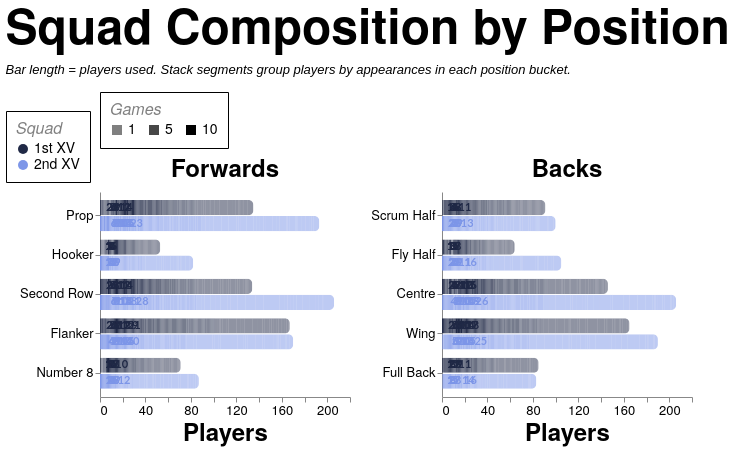

Express this chart as Vega-Lite.
### Vega-Lite specification from a JSON file in a GitHub repository (floating-point values rounded to 4 significant figures; data arrays with more than 128 entries replaced by an {"elided": "..."} marker saying what was removed)
{"config": {"axis": {"labelFont": "PT Sans Narrow, Helvetica Neue, Helvetica, Arial, sans-serif", "titleFont": "PT Sans Narrow, Helvetica Neue, Helvetica, Arial, sans-serif", "labelFontSize": 13, "titleFontSize": 24, "gridColor": "#202947", "gridOpacity": 0.2, "zindex": 1}, "text": {"font": "Lato, sans-serif"}, "bar": {"cornerRadiusEnd": 5}, "header": {"labelFont": "PT Sans Narrow, Helvetica Neue, Helvetica, Arial, sans-serif", "titleFont": "PT Sans Narrow, Helvetica Neue, Helvetica, Arial, sans-serif", "labelFontSize": 24, "titleFontSize": 28, "labelFontWeight": "bold", "orient": "left"}, "legend": {"labelFont": "PT Sans Narrow, Helvetica Neue, Helvetica, Arial, sans-serif", "titleFont": "PT Sans Narrow, Helvetica Neue, Helvetica, Arial, sans-serif", "labelFontSize": 14, "titleFontSize": 16, "titlePadding": 5, "fillColor": "white", "strokeColor": "black", "padding": 10, "titleFontWeight": "lighter", "titleFontStyle": "italic", "titleColor": "gray", "offset": 10}, "title": {"font": "PT Sans Narrow, Helvetica Neue, Helvetica, Arial, sans-serif", "fontSize": 48, "fontWeight": "bold", "anchor": "start", "align": "center", "titlePadding": 20, "subtitlePadding": 10, "subtitleFontSize": 13, "subtitleColor": "", "subtitleFontStyle": "italic", "offset": 15, "color": "black"}, "axisX": {"labelAngle": 0}, "facet": {"title": null, "header": null, "align": {"row": "each", "column": "each"}}, "resolve": {"scale": {"y": "independent", "facet": "independent"}}, "background": "transparent", "scale": {"offsetBandPaddingOuter": 0.2, "offsetBandPaddingInner": 0.1}, "view": {"stroke": null, "background": "transparent"}}, "data": {"name": "data-891fcc04fda86f7c4679f8057ff53a4d"}, "facet": {"column": {"field": "unit", "sort": ["Forwards", "Backs"], "title": null, "type": "nominal"}}, "spec": {"layer": [{"mark": {"type": "bar"}, "encoding": {"color": {"field": "squad", "legend": {"labelExpr": "datum.value + ' XV'", "orient": "bottom-right", "title": "Squad"}, "scale": {"domain": ["1st", "2nd"], "range": ["#202946", "#7d96e8"]}, "type": "nominal"}, "detail": {"field": "games", "type": "quantitative"}, "opacity": {"field": "games", "legend": {"orient": "top", "title": "Games", "titleOrient": "top", "values": [1, 5, 10]}, "scale": {"domain": [1, 10], "range": [0.5, 1]}, "type": "quantitative"}, "order": {"field": "games", "sort": "descending", "type": "quantitative"}, "tooltip": [{"field": "season", "title": "Season", "type": "nominal"}, {"field": "squad", "title": "Squad", "type": "nominal"}, {"field": "unit", "title": "Unit", "type": "nominal"}, {"field": "position", "title": "Position", "type": "nominal"}, {"field": "players", "title": "Players", "type": "quantitative"}, {"field": "games", "title": "Appearances per player", "type": "quantitative"}], "x": {"axis": {"grid": false, "tickMinStep": 1}, "field": "players", "stack": "zero", "title": "Players", "type": "quantitative"}, "y": {"field": "position", "sort": {"field": "position_order", "op": "min", "order": "ascending"}, "title": null, "type": "nominal"}, "yOffset": {"field": "squad", "scale": {"paddingInner": 0.05, "paddingOuter": 0.01}, "sort": ["1st", "2nd"], "type": "nominal"}}}, {"mark": {"type": "text", "align": "left", "baseline": "middle", "dx": 4, "fontSize": 11, "fontWeight": "bold"}, "encoding": {"color": {"field": "squad", "legend": {"labelExpr": "datum.value + ' XV'", "orient": "bottom-right", "title": "Squad"}, "scale": {"domain": ["1st", "2nd"], "range": ["#202946", "#7d96e8"]}, "type": "nominal"}, "text": {"field": "total_players", "format": ".0f", "type": "quantitative"}, "tooltip": [{"field": "season", "title": "Season", "type": "nominal"}, {"field": "countModeLabel", "title": "Position Count Mode", "type": "nominal"}, {"field": "squad", "title": "Squad", "type": "nominal"}, {"field": "unit", "title": "Unit", "type": "nominal"}, {"field": "position", "title": "Position", "type": "nominal"}, {"field": "total_players", "title": "Total Players", "type": "quantitative"}], "x": {"axis": {"grid": false, "tickMinStep": 1}, "field": "total_players", "type": "quantitative"}, "y": {"field": "position", "sort": {"field": "position_order", "op": "min", "order": "ascending"}, "title": null, "type": "nominal"}, "yOffset": {"field": "squad", "scale": {"paddingInner": 0.05, "paddingOuter": 0.01}, "sort": ["1st", "2nd"], "type": "nominal"}}, "transform": [{"aggregate": [{"op": "sum", "field": "players", "as": "total_players"}], "groupby": ["season", "countMode", "countModeLabel", "squad", "unit", "position", "position_order"]}]}], "height": {"step": 16}, "width": 250}, "resolve": {"scale": {"x": "shared", "y": "independent"}}, "spacing": 20, "title": {"text": "Squad Composition by Position", "subtitle": ["Bar length = players used. Stack segments group players by appearances in each position bucket."]}, "$schema": "https://vega.github.io/schema/vega-lite/v5.20.1.json", "datasets": {"data-891fcc04fda86f7c4679f8057ff53a4d": {"elided": "1519 records"}}}
